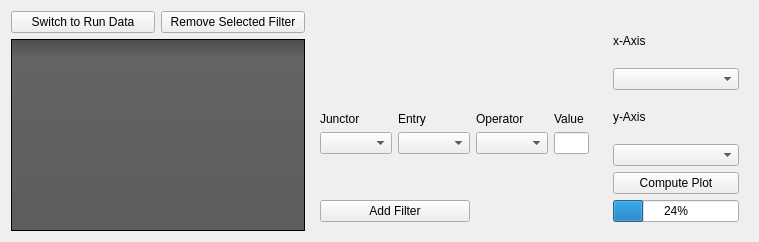
           <widget class="QWidget" name="page">
            <layout class="QGridLayout" name="gridLayout_6">
             <item row="0" column="0">
              <widget class="QPushButton" name="pushButton_2">
               <property name="text">
                <string>Switch to Run Data</string>
               </property>
              </widget>
             </item>
             <item row="0" column="1">
              <widget class="QPushButton" name="pushButton">
               <property name="text">
                <string>Remove Selected Filter</string>
               </property>
              </widget>
             </item>
             <item row="0" column="2" rowspan="2">
              <widget class="QWidget" name="widget_5" native="true">
               <property name="sizePolicy">
                <sizepolicy hsizetype="Preferred" vsizetype="Preferred">
                 <horstretch>2</horstretch>
                 <verstretch>0</verstretch>
                </sizepolicy>
               </property>
               <layout class="QGridLayout" name="gridLayout">
                <item row="5" column="0" colspan="3">
                 <widget class="QPushButton" name="pushButton_3">
                  <property name="sizePolicy">
                   <sizepolicy hsizetype="Minimum" vsizetype="Fixed">
                    <horstretch>0</horstretch>
                    <verstretch>3</verstretch>
                   </sizepolicy>
                  </property>
                  <property name="text">
                   <string>Add Filter</string>
                  </property>
                 </widget>
                </item>
                <item row="1" column="4">
                 <widget class="QLineEdit" name="lineEdit">
                  <property name="sizePolicy">
                   <sizepolicy hsizetype="Expanding" vsizetype="Fixed">
                    <horstretch>0</horstretch>
                    <verstretch>1</verstretch>
                   </sizepolicy>
                  </property>
                 </widget>
                </item>
                <item row="1" column="3">
                 <widget class="QComboBox" name="comboBox_5">
                  <property name="sizePolicy">
                   <sizepolicy hsizetype="Preferred" vsizetype="Fixed">
                    <horstretch>0</horstretch>
                    <verstretch>1</verstretch>
                   </sizepolicy>
                  </property>
                 </widget>
                </item>
                <item row="1" column="0">
                 <widget class="QComboBox" name="comboBox_3">
                  <property name="sizePolicy">
                   <sizepolicy hsizetype="Preferred" vsizetype="Fixed">
                    <horstretch>0</horstretch>
                    <verstretch>1</verstretch>
                   </sizepolicy>
                  </property>
                 </widget>
                </item>
                <item row="1" column="1" colspan="2">
                 <widget class="QComboBox" name="comboBox_4">
                  <property name="sizePolicy">
                   <sizepolicy hsizetype="Preferred" vsizetype="Fixed">
                    <horstretch>0</horstretch>
                    <verstretch>1</verstretch>
                   </sizepolicy>
                  </property>
                 </widget>
                </item>
                <item row="0" column="4">
                 <widget class="QLabel" name="label_10">
                  <property name="sizePolicy">
                   <sizepolicy hsizetype="Preferred" vsizetype="Preferred">
                    <horstretch>0</horstretch>
                    <verstretch>1</verstretch>
                   </sizepolicy>
                  </property>
                  <property name="text">
                   <string>Value</string>
                  </property>
                  <property name="alignment">
                   <set>Qt::AlignBottom|Qt::AlignLeading|Qt::AlignLeft</set>
                  </property>
                 </widget>
                </item>
                <item row="0" column="3">
                 <widget class="QLabel" name="label_9">
                  <property name="sizePolicy">
                   <sizepolicy hsizetype="Preferred" vsizetype="Preferred">
                    <horstretch>0</horstretch>
                    <verstretch>1</verstretch>
                   </sizepolicy>
                  </property>
                  <property name="text">
                   <string>Operator</string>
                  </property>
                  <property name="alignment">
                   <set>Qt::AlignBottom|Qt::AlignLeading|Qt::AlignLeft</set>
                  </property>
                 </widget>
                </item>
                <item row="0" column="0">
                 <widget class="QLabel" name="label_7">
                  <property name="sizePolicy">
                   <sizepolicy hsizetype="Preferred" vsizetype="Preferred">
                    <horstretch>0</horstretch>
                    <verstretch>1</verstretch>
                   </sizepolicy>
                  </property>
                  <property name="text">
                   <string>Junctor</string>
                  </property>
                  <property name="alignment">
                   <set>Qt::AlignBottom|Qt::AlignLeading|Qt::AlignLeft</set>
                  </property>
                 </widget>
                </item>
                <item row="2" column="0" colspan="5">
                 <spacer name="verticalSpacer">
                  <property name="orientation">
                   <enum>Qt::Vertical</enum>
                  </property>
                  <property name="sizeHint" stdset="0">
                   <size>
                    <width>20</width>
                    <height>40</height>
                   </size>
                  </property>
                 </spacer>
                </item>
                <item row="0" column="1" colspan="2">
                 <widget class="QLabel" name="label_8">
                  <property name="sizePolicy">
                   <sizepolicy hsizetype="Preferred" vsizetype="Preferred">
                    <horstretch>0</horstretch>
                    <verstretch>1</verstretch>
                   </sizepolicy>
                  </property>
                  <property name="text">
                   <string>Entry</string>
                  </property>
                  <property name="alignment">
                   <set>Qt::AlignBottom|Qt::AlignLeading|Qt::AlignLeft</set>
                  </property>
                 </widget>
                </item>
               </layout>
              </widget>
             </item>
             <item row="0" column="3" rowspan="2">
              <widget class="QWidget" name="widget_4" native="true">
               <property name="sizePolicy">
                <sizepolicy hsizetype="Preferred" vsizetype="Preferred">
                 <horstretch>1</horstretch>
                 <verstretch>1</verstretch>
                </sizepolicy>
               </property>
               <layout class="QVBoxLayout" name="verticalLayout_2">
                <item>
                 <widget class="QLabel" name="label_5">
                  <property name="text">
                   <string>x-Axis</string>
                  </property>
                 </widget>
                </item>
                <item>
                 <widget class="QComboBox" name="comboBox"/>
                </item>
                <item>
                 <widget class="QLabel" name="label_6">
                  <property name="text">
                   <string>y-Axis</string>
                  </property>
                 </widget>
                </item>
                <item>
                 <widget class="QComboBox" name="comboBox_2"/>
                </item>
                <item>
                 <widget class="QPushButton" name="pushButton_4">
                  <property name="text">
                   <string>Compute Plot</string>
                  </property>
                 </widget>
                </item>
                <item>
                 <widget class="QProgressBar" name="progressBar">
                  <property name="value">
                   <number>24</number>
                  </property>
                 </widget>
                </item>
               </layout>
              </widget>
             </item>
             <item row="1" column="0" colspan="2">
              <widget class="QTableView" name="tableView">
               <property name="sizePolicy">
                <sizepolicy hsizetype="Expanding" vsizetype="Expanding">
                 <horstretch>1</horstretch>
                 <verstretch>0</verstretch>
                </sizepolicy>
               </property>
               <property name="styleSheet">
                <string notr="true">QToolTip
{
     border: 1px solid black;
     background-color: #ffa02f;
     padding: 1px;
     border-radius: 3px;
     opacity: 100;
}

QWidget
{
    color: #b1b1b1;
    background-color: #323232;
}

QWidget:item:hover
{
    background-color: QLinearGradient( x1: 0, y1: 0, x2: 0, y2: 1, stop: 0 #ffa02f, stop: 1 #ca0619);
    color: #000000;
}

QWidget:item:selected
{
    background-color: QLinearGradient( x1: 0, y1: 0, x2: 0, y2: 1, stop: 0 #ffa02f, stop: 1 #d7801a);
}

QMenuBar::item
{
    background: transparent;
}

QMenuBar::item:selected
{
    background: transparent;
    border: 1px solid #ffaa00;
}

QMenuBar::item:pressed
{
    background: #444;
    border: 1px solid #000;
    background-color: QLinearGradient(
        x1:0, y1:0,
        x2:0, y2:1,
        stop:1 #212121,
        stop:0.4 #343434/*,
        stop:0.2 #343434,
        stop:0.1 #ffaa00*/
    );
    margin-bottom:-1px;
    padding-bottom:1px;
}

QMenu
{
    border: 1px solid #000;
}

QMenu::item
{
    padding: 2px 20px 2px 20px;
}

QMenu::item:selected
{
    color: #000000;
}

QWidget:disabled
{
    color: #404040;
    background-color: #323232;
}

QAbstractItemView
{
    background-color: QLinearGradient( x1: 0, y1: 0, x2: 0, y2: 1, stop: 0 #4d4d4d, stop: 0.1 #646464, stop: 1 #5d5d5d);
}

QWidget:focus
{
    /*border: 2px solid QLinearGradient( x1: 0, y1: 0, x2: 0, y2: 1, stop: 0 #ffa02f, stop: 1 #d7801a);*/
}

QLineEdit
{
    background-color: QLinearGradient( x1: 0, y1: 0, x2: 0, y2: 1, stop: 0 #4d4d4d, stop: 0 #646464, stop: 1 #5d5d5d);
    padding: 1px;
    border-style: solid;
    border: 1px solid #1e1e1e;
    border-radius: 5;
}

QPushButton
{
    color: #b1b1b1;
    background-color: QLinearGradient( x1: 0, y1: 0, x2: 0, y2: 1, stop: 0 #565656, stop: 0.1 #525252, stop: 0.5 #4e4e4e, stop: 0.9 #4a4a4a, stop: 1 #464646);
    border-width: 1px;
    border-color: #1e1e1e;
    border-style: solid;
    border-radius: 6;
    padding: 3px;
    font-size: 12px;
    padding-left: 5px;
    padding-right: 5px;
}

QPushButton:pressed
{
    background-color: QLinearGradient( x1: 0, y1: 0, x2: 0, y2: 1, stop: 0 #2d2d2d, stop: 0.1 #2b2b2b, stop: 0.5 #292929, stop: 0.9 #282828, stop: 1 #252525);
}

QComboBox
{
    selection-background-color: #ffaa00;
    background-color: QLinearGradient( x1: 0, y1: 0, x2: 0, y2: 1, stop: 0 #565656, stop: 0.1 #525252, stop: 0.5 #4e4e4e, stop: 0.9 #4a4a4a, stop: 1 #464646);
    border-style: solid;
    border: 1px solid #1e1e1e;
    border-radius: 5;
}

QComboBox:hover,QPushButton:hover
{
    border: 2px solid QLinearGradient( x1: 0, y1: 0, x2: 0, y2: 1, stop: 0 #ffa02f, stop: 1 #d7801a);
}


QComboBox:on
{
    padding-top: 3px;
    padding-left: 4px;
    background-color: QLinearGradient( x1: 0, y1: 0, x2: 0, y2: 1, stop: 0 #2d2d2d, stop: 0.1 #2b2b2b, stop: 0.5 #292929, stop: 0.9 #282828, stop: 1 #252525);
    selection-background-color: #ffaa00;
}

QComboBox QAbstractItemView
{
    border: 2px solid darkgray;
    selection-background-color: QLinearGradient( x1: 0, y1: 0, x2: 0, y2: 1, stop: 0 #ffa02f, stop: 1 #d7801a);
}

QComboBox::drop-down
{
     subcontrol-origin: padding;
     subcontrol-position: top right;
     width: 15px;

     border-left-width: 0px;
     border-left-color: darkgray;
     border-left-style: solid; /* just a single line */
     border-top-right-radius: 3px; /* same radius as the QComboBox */
     border-bottom-right-radius: 3px;
 }

QComboBox::down-arrow
{
     image: url(:/down_arrow.png);
}

QGroupBox:focus
{
border: 2px solid QLinearGradient( x1: 0, y1: 0, x2: 0, y2: 1, stop: 0 #ffa02f, stop: 1 #d7801a);
}

QTextEdit:focus
{
    border: 2px solid QLinearGradient( x1: 0, y1: 0, x2: 0, y2: 1, stop: 0 #ffa02f, stop: 1 #d7801a);
}

QScrollBar:horizontal {
     border: 1px solid #222222;
     background: QLinearGradient( x1: 0, y1: 0, x2: 0, y2: 1, stop: 0.0 #121212, stop: 0.2 #282828, stop: 1 #484848);
     height: 7px;
     margin: 0px 16px 0 16px;
}

QScrollBar::handle:horizontal
{
      background: QLinearGradient( x1: 0, y1: 0, x2: 1, y2: 0, stop: 0 #ffa02f, stop: 0.5 #d7801a, stop: 1 #ffa02f);
      min-height: 20px;
      border-radius: 2px;
}

QScrollBar::add-line:horizontal {
      border: 1px solid #1b1b19;
      border-radius: 2px;
      background: QLinearGradient( x1: 0, y1: 0, x2: 1, y2: 0, stop: 0 #ffa02f, stop: 1 #d7801a);
      width: 14px;
      subcontrol-position: right;
      subcontrol-origin: margin;
}

QScrollBar::sub-line:horizontal {
      border: 1px solid #1b1b19;
      border-radius: 2px;
      background: QLinearGradient( x1: 0, y1: 0, x2: 1, y2: 0, stop: 0 #ffa02f, stop: 1 #d7801a);
      width: 14px;
     subcontrol-position: left;
     subcontrol-origin: margin;
}

QScrollBar::right-arrow:horizontal, QScrollBar::left-arrow:horizontal
{
      border: 1px solid black;
      width: 1px;
      height: 1px;
      background: white;
}

QScrollBar::add-page:horizontal, QScrollBar::sub-page:horizontal
{
      background: none;
}

QScrollBar:vertical
{
      background: QLinearGradient( x1: 0, y1: 0, x2: 1, y2: 0, stop: 0.0 #121212, stop: 0.2 #282828, stop: 1 #484848);
      width: 7px;
      margin: 16px 0 16px 0;
      border: 1px solid #222222;
}

QScrollBar::handle:vertical
{
      background: QLinearGradient( x1: 0, y1: 0, x2: 0, y2: 1, stop: 0 #ffa02f, stop: 0.5 #d7801a, stop: 1 #ffa02f);
      min-height: 20px;
      border-radius: 2px;
}

QScrollBar::add-line:vertical
{
      border: 1px solid #1b1b19;
      border-radius: 2px;
      background: QLinearGradient( x1: 0, y1: 0, x2: 0, y2: 1, stop: 0 #ffa02f, stop: 1 #d7801a);
      height: 14px;
      subcontrol-position: bottom;
      subcontrol-origin: margin;
}

QScrollBar::sub-line:vertical
{
      border: 1px solid #1b1b19;
      border-radius: 2px;
      background: QLinearGradient( x1: 0, y1: 0, x2: 0, y2: 1, stop: 0 #d7801a, stop: 1 #ffa02f);
      height: 14px;
      subcontrol-position: top;
      subcontrol-origin: margin;
}

QScrollBar::up-arrow:vertical, QScrollBar::down-arrow:vertical
{
      border: 1px solid black;
      width: 1px;
      height: 1px;
      background: white;
}


QScrollBar::add-page:vertical, QScrollBar::sub-page:vertical
{
      background: none;
}

QTextEdit
{
    background-color: #242424;
}

QPlainTextEdit
{
    background-color: #242424;
}

QHeaderView::section
{
    background-color: QLinearGradient(x1:0, y1:0, x2:0, y2:1, stop:0 #616161, stop: 0.5 #505050, stop: 0.6 #434343, stop:1 #656565);
    color: white;
    padding-left: 4px;
    border: 1px solid #6c6c6c;
}

QCheckBox:disabled
{
color: #414141;
}

QDockWidget::title
{
    text-align: center;
    spacing: 3px; /* spacing between items in the tool bar */
    background-color: QLinearGradient(x1:0, y1:0, x2:0, y2:1, stop:0 #323232, stop: 0.5 #242424, stop:1 #323232);
}

QDockWidget::close-button, QDockWidget::float-button
{
    text-align: center;
    spacing: 1px; /* spacing between items in the tool bar */
    background-color: QLinearGradient(x1:0, y1:0, x2:0, y2:1, stop:0 #323232, stop: 0.5 #242424, stop:1 #323232);
}

QDockWidget::close-button:hover, QDockWidget::float-button:hover
{
    background: #242424;
}

QDockWidget::close-button:pressed, QDockWidget::float-button:pressed
{
    padding: 1px -1px -1px 1px;
}

QMainWindow::separator
{
    background-color: QLinearGradient(x1:0, y1:0, x2:0, y2:1, stop:0 #161616, stop: 0.5 #151515, stop: 0.6 #212121, stop:1 #343434);
    color: white;
    padding-left: 4px;
    border: 1px solid #4c4c4c;
    spacing: 3px; /* spacing between items in the tool bar */
}

QMainWindow::separator:hover
{

    background-color: QLinearGradient(x1:0, y1:0, x2:0, y2:1, stop:0 #d7801a, stop:0.5 #b56c17 stop:1 #ffa02f);
    color: white;
    padding-left: 4px;
    border: 1px solid #6c6c6c;
    spacing: 3px; /* spacing between items in the tool bar */
}

QToolBar::handle
{
     spacing: 3px; /* spacing between items in the tool bar */
     background: url(:/images/handle.png);
}

QMenu::separator
{
    height: 2px;
    background-color: QLinearGradient(x1:0, y1:0, x2:0, y2:1, stop:0 #161616, stop: 0.5 #151515, stop: 0.6 #212121, stop:1 #343434);
    color: white;
    padding-left: 4px;
    margin-left: 10px;
    margin-right: 5px;
}

QProgressBar
{
    border: 2px solid grey;
    border-radius: 5px;
    text-align: center;
}

QProgressBar::chunk
{
    background-color: #d7801a;
    width: 2.15px;
    margin: 0.5px;
}

QTabBar::tab {
    color: #b1b1b1;
    border: 1px solid #444;
    border-bottom-style: none;
    background-color: #323232;
    padding-left: 10px;
    padding-right: 10px;
    padding-top: 3px;
    padding-bottom: 2px;
    margin-right: -1px;
}

QTabWidget::pane {
    border: 1px solid #444;
    top: 1px;
}

QTabBar::tab:last
{
    margin-right: 0; /* the last selected tab has nothing to overlap with on the right */
    border-top-right-radius: 3px;
}

QTabBar::tab:first:!selected
{
 margin-left: 0px; /* the last selected tab has nothing to overlap with on the right */


    border-top-left-radius: 3px;
}

QTabBar::tab:!selected
{
    color: #b1b1b1;
    border-bottom-style: solid;
    margin-top: 3px;
    background-color: QLinearGradient(x1:0, y1:0, x2:0, y2:1, stop:1 #212121, stop:.4 #343434);
}

QTabBar::tab:selected
{
    border-top-left-radius: 3px;
    border-top-right-radius: 3px;
    margin-bottom: 0px;
}

QTabBar::tab:!selected:hover
{
    /*border-top: 2px solid #ffaa00;
    padding-bottom: 3px;*/
    border-top-left-radius: 3px;
    border-top-right-radius: 3px;
    background-color: QLinearGradient(x1:0, y1:0, x2:0, y2:1, stop:1 #212121, stop:0.4 #343434, stop:0.2 #343434, stop:0.1 #ffaa00);
}

QRadioButton::indicator:checked, QRadioButton::indicator:unchecked{
    color: #b1b1b1;
    background-color: #323232;
    border: 1px solid #b1b1b1;
    border-radius: 6px;
}

QRadioButton::indicator:checked
{
    background-color: qradialgradient(
        cx: 0.5, cy: 0.5,
        fx: 0.5, fy: 0.5,
        radius: 1.0,
        stop: 0.25 #ffaa00,
        stop: 0.3 #323232
    );
}

QCheckBox::indicator{
    color: #b1b1b1;
    background-color: #323232;
    border: 1px solid #b1b1b1;
    width: 9px;
    height: 9px;
}

QRadioButton::indicator
{
    border-radius: 6px;
}

QRadioButton::indicator:hover, QCheckBox::indicator:hover
{
    border: 1px solid #ffaa00;
}

QCheckBox::indicator:checked
{
    image:url(:/images/checkbox.png);
}

QCheckBox::indicator:disabled, QRadioButton::indicator:disabled
{
    border: 1px solid #444;
}</string>
               </property>
              </widget>
             </item>
            </layout>
           </widget>
